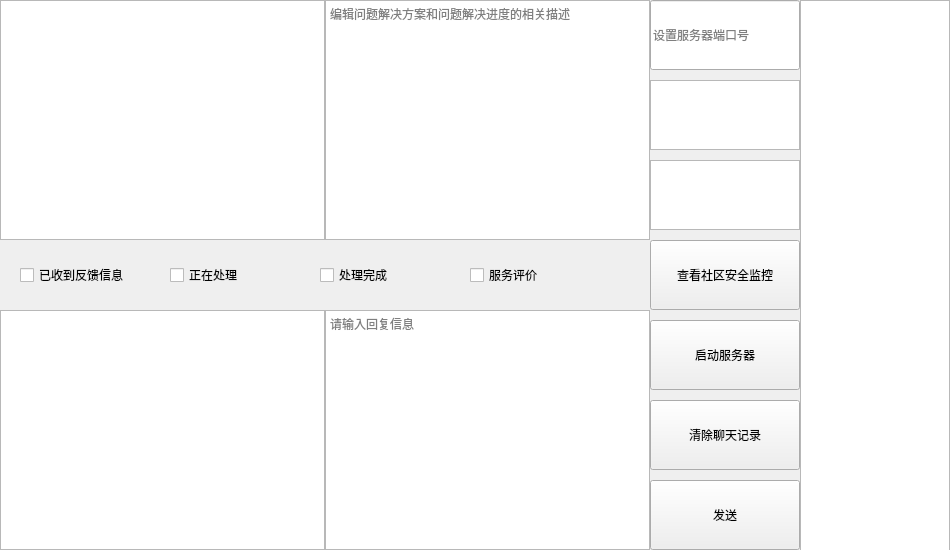
<?xml version="1.0" encoding="UTF-8"?>
<ui version="4.0">
 <class>MainWindow</class>
 <widget class="QMainWindow" name="MainWindow">
  <property name="geometry">
   <rect>
    <x>0</x>
    <y>0</y>
    <width>950</width>
    <height>550</height>
   </rect>
  </property>
  <property name="windowTitle">
   <string>MainWindow</string>
  </property>
  <widget class="QWidget" name="centralWidget">
   <widget class="QPushButton" name="connectServer">
    <property name="geometry">
     <rect>
      <x>650</x>
      <y>320</y>
      <width>150</width>
      <height>70</height>
     </rect>
    </property>
    <property name="text">
     <string>启动服务器</string>
    </property>
   </widget>
   <widget class="QTextBrowser" name="chatBrowser">
    <property name="geometry">
     <rect>
      <x>0</x>
      <y>310</y>
      <width>325</width>
      <height>240</height>
     </rect>
    </property>
   </widget>
   <widget class="QTextEdit" name="chatEdit">
    <property name="geometry">
     <rect>
      <x>325</x>
      <y>310</y>
      <width>325</width>
      <height>240</height>
     </rect>
    </property>
    <property name="placeholderText">
     <string>请输入回复信息</string>
    </property>
   </widget>
   <widget class="QPushButton" name="clearBrowser">
    <property name="geometry">
     <rect>
      <x>650</x>
      <y>400</y>
      <width>150</width>
      <height>70</height>
     </rect>
    </property>
    <property name="text">
     <string>清除聊天记录</string>
    </property>
   </widget>
   <widget class="QLineEdit" name="portEdit">
    <property name="geometry">
     <rect>
      <x>650</x>
      <y>0</y>
      <width>150</width>
      <height>70</height>
     </rect>
    </property>
    <property name="text">
     <string/>
    </property>
    <property name="placeholderText">
     <string>设置服务器端口号</string>
    </property>
   </widget>
   <widget class="QPushButton" name="sendServer">
    <property name="geometry">
     <rect>
      <x>650</x>
      <y>480</y>
      <width>150</width>
      <height>70</height>
     </rect>
    </property>
    <property name="text">
     <string>发送</string>
    </property>
   </widget>
   <widget class="QTextBrowser" name="userIp">
    <property name="geometry">
     <rect>
      <x>650</x>
      <y>80</y>
      <width>150</width>
      <height>70</height>
     </rect>
    </property>
   </widget>
   <widget class="QTextBrowser" name="userName">
    <property name="geometry">
     <rect>
      <x>650</x>
      <y>160</y>
      <width>150</width>
      <height>70</height>
     </rect>
    </property>
   </widget>
   <widget class="QCheckBox" name="checkBox">
    <property name="geometry">
     <rect>
      <x>20</x>
      <y>260</y>
      <width>150</width>
      <height>30</height>
     </rect>
    </property>
    <property name="text">
     <string>已收到反馈信息</string>
    </property>
   </widget>
   <widget class="QCheckBox" name="checkBox_2">
    <property name="geometry">
     <rect>
      <x>170</x>
      <y>260</y>
      <width>150</width>
      <height>30</height>
     </rect>
    </property>
    <property name="text">
     <string>正在处理</string>
    </property>
   </widget>
   <widget class="QCheckBox" name="checkBox_3">
    <property name="geometry">
     <rect>
      <x>320</x>
      <y>260</y>
      <width>150</width>
      <height>30</height>
     </rect>
    </property>
    <property name="text">
     <string>处理完成</string>
    </property>
   </widget>
   <widget class="QCheckBox" name="checkBox_4">
    <property name="geometry">
     <rect>
      <x>470</x>
      <y>260</y>
      <width>150</width>
      <height>30</height>
     </rect>
    </property>
    <property name="text">
     <string>服务评价</string>
    </property>
   </widget>
   <widget class="QTextBrowser" name="questionBrowser">
    <property name="geometry">
     <rect>
      <x>0</x>
      <y>0</y>
      <width>325</width>
      <height>240</height>
     </rect>
    </property>
   </widget>
   <widget class="QTextEdit" name="questionEdit">
    <property name="geometry">
     <rect>
      <x>325</x>
      <y>0</y>
      <width>325</width>
      <height>240</height>
     </rect>
    </property>
    <property name="placeholderText">
     <string>编辑问题解决方案和问题解决进度的相关描述</string>
    </property>
   </widget>
   <widget class="QListWidget" name="userList">
    <property name="geometry">
     <rect>
      <x>800</x>
      <y>0</y>
      <width>150</width>
      <height>551</height>
     </rect>
    </property>
   </widget>
   <widget class="QPushButton" name="Monitor">
    <property name="geometry">
     <rect>
      <x>650</x>
      <y>240</y>
      <width>150</width>
      <height>70</height>
     </rect>
    </property>
    <property name="text">
     <string>查看社区安全监控</string>
    </property>
   </widget>
  </widget>
 </widget>
 <layoutdefault spacing="6" margin="11"/>
 <resources/>
 <connections/>
</ui>
